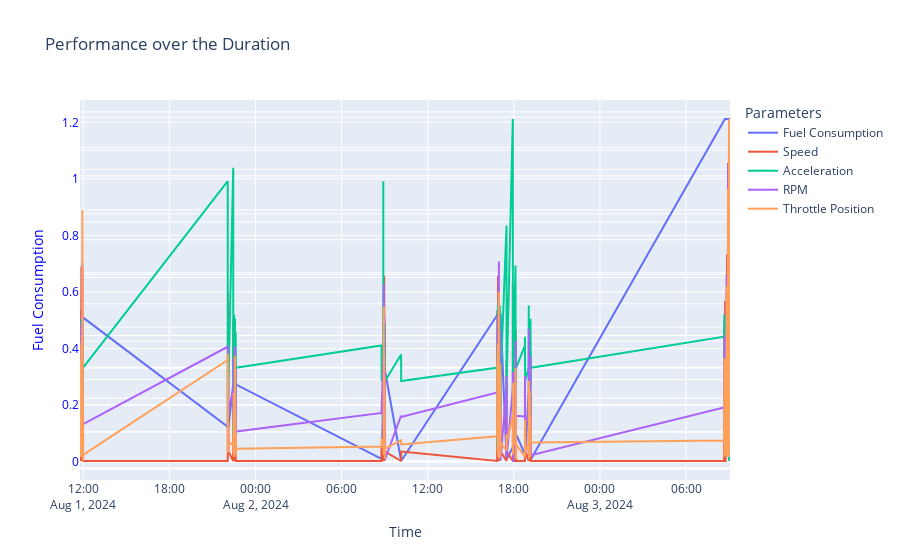

Source (notebook cell):
### Markdown cell above
Plotting the Data

### Code cell
import plotly.express as px
import plotly.graph_objects as go

fig = go.Figure()

fig.add_trace(go.Scatter(x=selected_df['time_stamp'], y=selected_df['fuel_consumption (liters)'], 
                         mode='lines', name='Fuel Consumption', yaxis='y1'))

fig.add_trace(go.Scatter(x=selected_df['time_stamp'], y=selected_df['vehicle_speed'], 
                         mode='lines', name='Speed', yaxis='y2'))

fig.add_trace(go.Scatter(x=selected_df['time_stamp'], y=selected_df['acceleration'], 
                         mode='lines', name='Acceleration', yaxis='y3'))

fig.add_trace(go.Scatter(x=selected_df['time_stamp'], y=selected_df['engine_rpm'], 
                         mode='lines', name='RPM', yaxis='y4'))

fig.add_trace(go.Scatter(x=selected_df['time_stamp'], y=selected_df['throttle_position'], 
                         mode='lines', name='Throttle Position', yaxis='y5'))



fig.update_layout(
    title='Performance over the Duration',
    xaxis=dict(title="Time"),

    yaxis=dict(
        title="Fuel Consumption",
        titlefont=dict(color="blue"),
        tickfont=dict(color="blue"),
    ),

    yaxis2=dict(
        tickfont=dict(color="red"),
        overlaying="y",
        showticklabels=False
    ),
    
    yaxis3=dict(
        tickfont=dict(color="green"),
        overlaying="y",
        showticklabels=False
    ),
    
    yaxis4=dict(
        tickfont=dict(color="purple"),
        overlaying="y",
        showticklabels=False
    ),

    yaxis5=dict(
        tickfont=dict(color="yellow"),
        overlaying="y",
        showticklabels=False
    ),

    legend_title_text='Parameters'
)

fig.show()

### Figure 1 — Plotly figure (JSON) as saved in the notebook; plotly's stock layout.template omitted (floating-point values rounded to 4 significant figures; data arrays with more than 128 entries replaced by an {"elided": "..."} marker saying what was removed)
{"data": [{"mode": "lines", "name": "Fuel Consumption", "type": "scatter", "x": {"elided": "2672 str values"}, "y": {"elided": "2672 float values"}, "yaxis": "y"}, {"mode": "lines", "name": "Speed", "type": "scatter", "x": {"elided": "2672 str values"}, "y": {"elided": "2672 int values"}, "yaxis": "y2"}, {"mode": "lines", "name": "Acceleration", "type": "scatter", "x": {"elided": "2672 str values"}, "y": {"elided": "2672 float values"}, "yaxis": "y3"}, {"mode": "lines", "name": "RPM", "type": "scatter", "x": {"elided": "2672 str values"}, "y": {"elided": "2672 int values"}, "yaxis": "y4"}, {"mode": "lines", "name": "Throttle Position", "type": "scatter", "x": {"elided": "2672 str values"}, "y": {"elided": "2672 float values"}, "yaxis": "y5"}], "layout": {"legend": {"title": {"text": "Parameters"}}, "title": {"text": "Performance over the Duration"}, "xaxis": {"title": {"text": "Time"}}, "yaxis": {"tickfont": {"color": "blue"}, "title": {"font": {"color": "blue"}, "text": "Fuel Consumption"}}, "yaxis2": {"overlaying": "y", "showticklabels": false, "tickfont": {"color": "red"}}, "yaxis3": {"overlaying": "y", "showticklabels": false, "tickfont": {"color": "green"}}, "yaxis4": {"overlaying": "y", "showticklabels": false, "tickfont": {"color": "purple"}}, "yaxis5": {"overlaying": "y", "showticklabels": false, "tickfont": {"color": "yellow"}}}}
